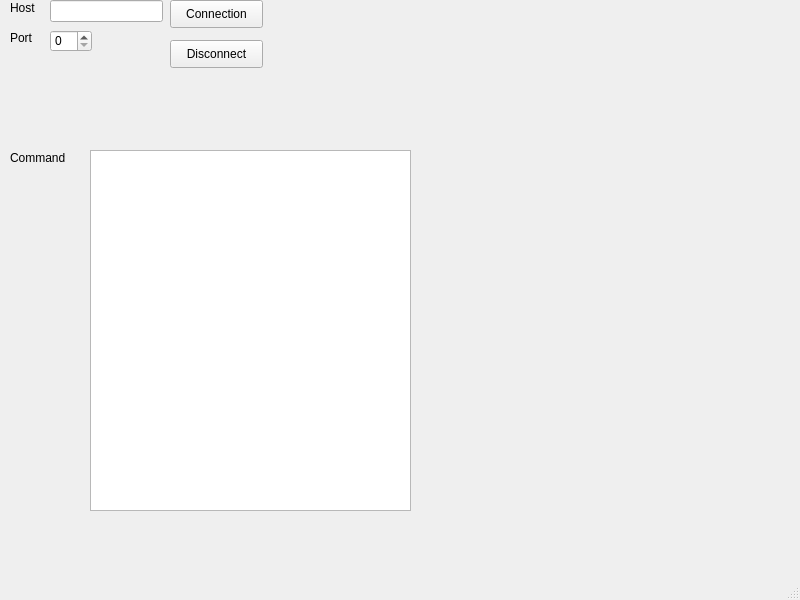
<?xml version="1.0" encoding="UTF-8"?>
<ui version="4.0">
 <class>MainWindow</class>
 <widget class="QMainWindow" name="MainWindow">
  <property name="geometry">
   <rect>
    <x>0</x>
    <y>0</y>
    <width>800</width>
    <height>600</height>
   </rect>
  </property>
  <property name="windowTitle">
   <string>MainWindow</string>
  </property>
  <widget class="QWidget" name="centralwidget">
   <widget class="QLabel" name="label">
    <property name="geometry">
     <rect>
      <x>10</x>
      <y>0</y>
      <width>55</width>
      <height>16</height>
     </rect>
    </property>
    <property name="text">
     <string>Host</string>
    </property>
   </widget>
   <widget class="QLineEdit" name="lineEdit">
    <property name="geometry">
     <rect>
      <x>50</x>
      <y>0</y>
      <width>113</width>
      <height>22</height>
     </rect>
    </property>
   </widget>
   <widget class="QLabel" name="label_2">
    <property name="geometry">
     <rect>
      <x>10</x>
      <y>30</y>
      <width>55</width>
      <height>16</height>
     </rect>
    </property>
    <property name="text">
     <string>Port</string>
    </property>
   </widget>
   <widget class="QSpinBox" name="spinBox">
    <property name="geometry">
     <rect>
      <x>50</x>
      <y>30</y>
      <width>42</width>
      <height>22</height>
     </rect>
    </property>
   </widget>
   <widget class="QPushButton" name="pushButton">
    <property name="geometry">
     <rect>
      <x>170</x>
      <y>0</y>
      <width>93</width>
      <height>28</height>
     </rect>
    </property>
    <property name="text">
     <string>Connection</string>
    </property>
   </widget>
   <widget class="QPushButton" name="pushButton_2">
    <property name="geometry">
     <rect>
      <x>170</x>
      <y>40</y>
      <width>93</width>
      <height>28</height>
     </rect>
    </property>
    <property name="text">
     <string>Disconnect</string>
    </property>
   </widget>
   <widget class="QLabel" name="label_3">
    <property name="geometry">
     <rect>
      <x>10</x>
      <y>150</y>
      <width>55</width>
      <height>16</height>
     </rect>
    </property>
    <property name="text">
     <string>Command :</string>
    </property>
   </widget>
   <widget class="QTextEdit" name="textEdit">
    <property name="geometry">
     <rect>
      <x>90</x>
      <y>150</y>
      <width>321</width>
      <height>361</height>
     </rect>
    </property>
   </widget>
  </widget>
  <widget class="QMenuBar" name="menubar">
   <property name="geometry">
    <rect>
     <x>0</x>
     <y>0</y>
     <width>800</width>
     <height>26</height>
    </rect>
   </property>
  </widget>
  <widget class="QStatusBar" name="statusbar"/>
 </widget>
 <resources/>
 <connections/>
</ui>
